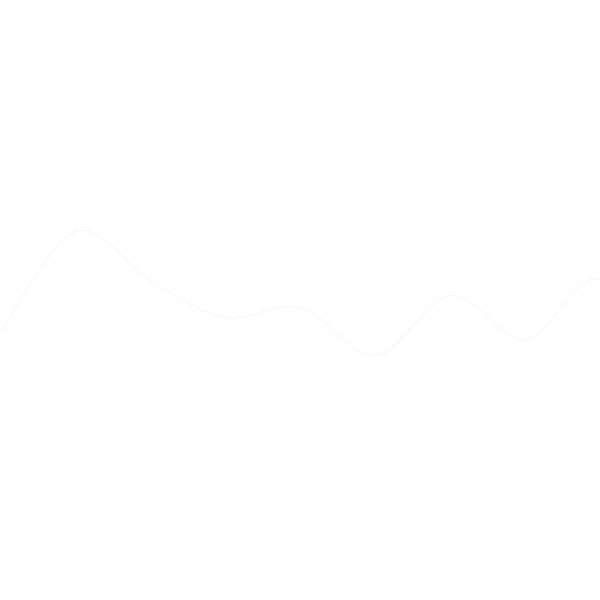
Frame 1 (no input)
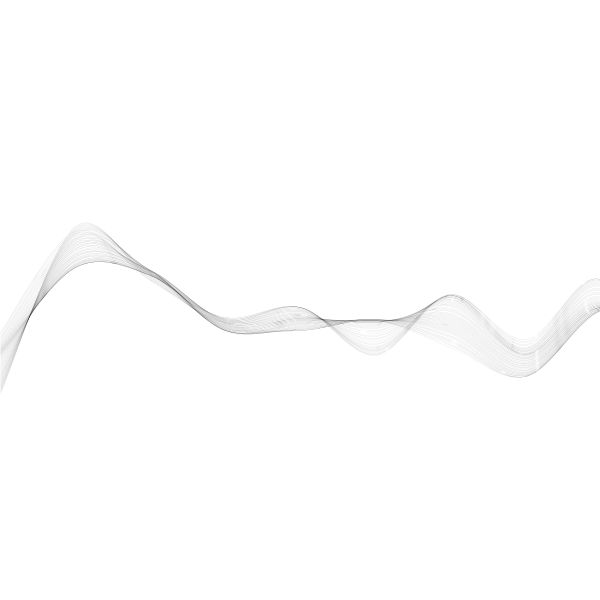
Frame 60 (the mouse pressed at the canvas centre just before this capture)
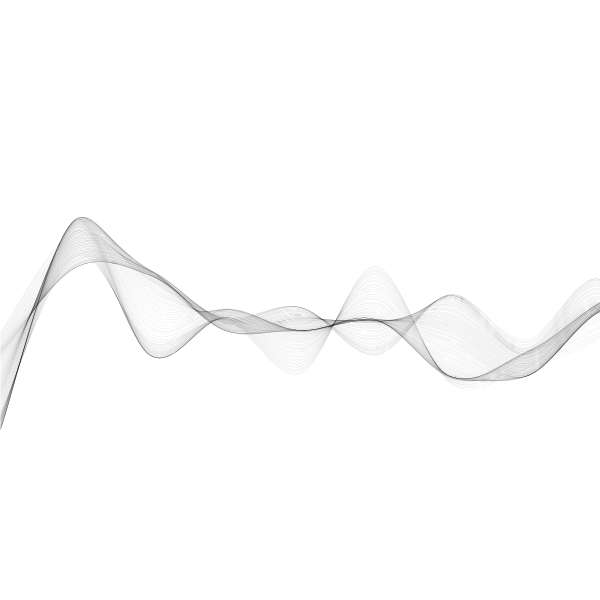
Frame 120 (the mouse held since frame 60 and released just before this capture)

The Processing sketch that drew these frames (run headless with seeded random() and noise(); from frame 60 on, the mouse is pressed at the canvas centre):

// Processing sketch: generative_art_j029
// ── generative_art_j029.pde
int res = int(random(5, 10));
int nb = 0;
int x;
int max;

float bCol = 255;
float sCol = 0;

ArrayList<Point> points;

void setup() {
  size(600, 600);
  background(bCol);
  pixelDensity(2);
  strokeWeight(0.1);
  stroke(sCol, 75);
  noFill();
  
  boot();
}

void draw() {
  beginShape();
  curveVertex(points.get(0).pos.x, points.get(0).pos.y);
  for (Point p : points) {
    p.move();
    curveVertex(p.pos.x, p.pos.y);
  }
  endShape();
  x++;
  if (x > max) {
    save("art0" + nb + ".jpg");
    nb++;
    if (nb > 9) exit();
    boot();
  }
}

void boot() {
  background(bCol);
  x = 0;
  max = int(random(200, 600));
  
  points = new ArrayList<Point>();
  for (int i = 0; i < 20; i++) {
    points.add(new Point(i * width/res));
  }
  
}

// ── Point.pde
class Point {
  float off = random(10000);
  float add = random(0.004, 0.008);
  PVector pos;
  Point(float x) {
    pos = new PVector(x, map(noise(off), 0, 1, height/2 + 200, height/2 - 200));
    off += add;
  }
  
  void move() {
    pos.y = map(noise(off), 0, 1, height/2 + 200, height/2 - 200);
    off += add;
  }
}
